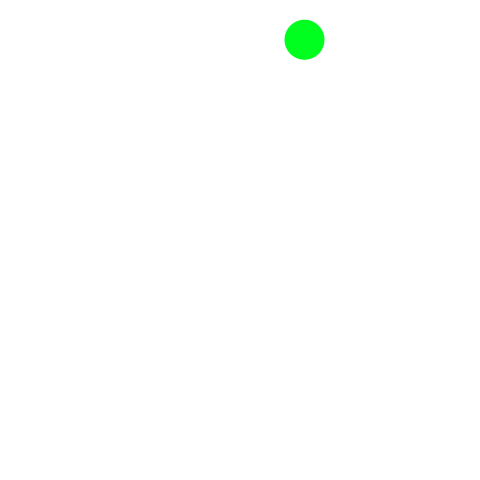
Frame 1 (no input)
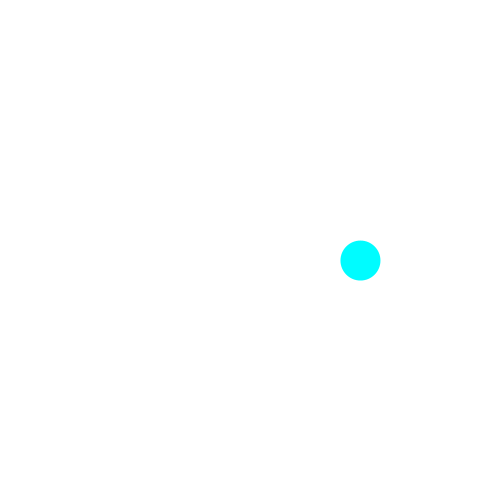
Frame 60 (the mouse pressed at the canvas centre just before this capture)
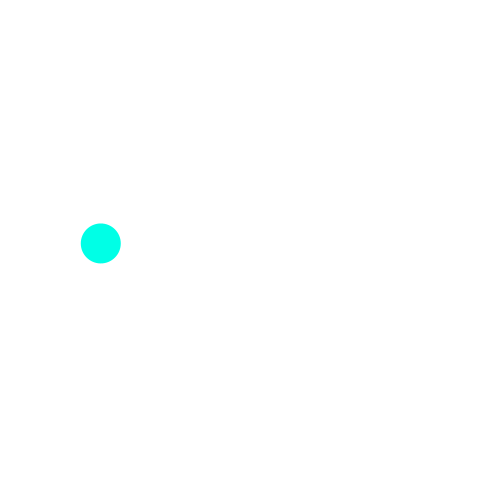
Frame 120 (the mouse held since frame 60 and released just before this capture)

The Processing sketch that drew these frames (run headless with seeded random() and noise(); from frame 60 on, the mouse is pressed at the canvas centre):

// Processing sketch: ball_02_oo1
// ── ball_02_oo1.pde
final float vx0min = -7;
final float vx0max = 5;
final float vy0min = 4;
final float vy0max = 15;
final float fps = 60;
final float gravity = 9.8 / fps;
final float elas = 0.98;
final float d = 40;
final float hueMax = 360.0;

Ball ball0;

void setup() {
    frameRate(fps);
    size(480, 480);
    noStroke();
    colorMode(HSB, hueMax, 100, 100);
    fill(0, 0, 0);
    ball0 = new Ball();
    ball0.x  = random(d / 2, width - d / 2);
    ball0.y  = random(d / 2, height / 5);
    ball0.vx = random(vx0min, vx0max);
    ball0.vy = random(vy0min, vy0max);
}

void draw() {
    background(0, 0, 100);
    fill(calcHue(ball0.vx, ball0.vy), 100, 100);
    ellipse(ball0.x, ball0.y, d, d);
    ball0.BoundBall();
}

float calcHue(float vx, float vy) {
    return (sqrt(vx * vx + vy * vy) * 16) % hueMax;
}

class Ball{
    float x,y,vx,vy;
    void BoundBall() {
        x  += vx;
        vy += gravity;
        y  += vy;
        if (x < d / 2) {
           vx = - vx * elas;
            x = d / 2;
        } else if (x > width - d / 2) {
            vx = - vx  * elas;
            x = width - d / 2;
        }
        if (y > height - d / 2) {
            vy = - vy * elas;
            y = height - d / 2;
        } else if (y < d / 2) {
            vy = - vy * elas;
            y = d / 2;
        }
    }
}
